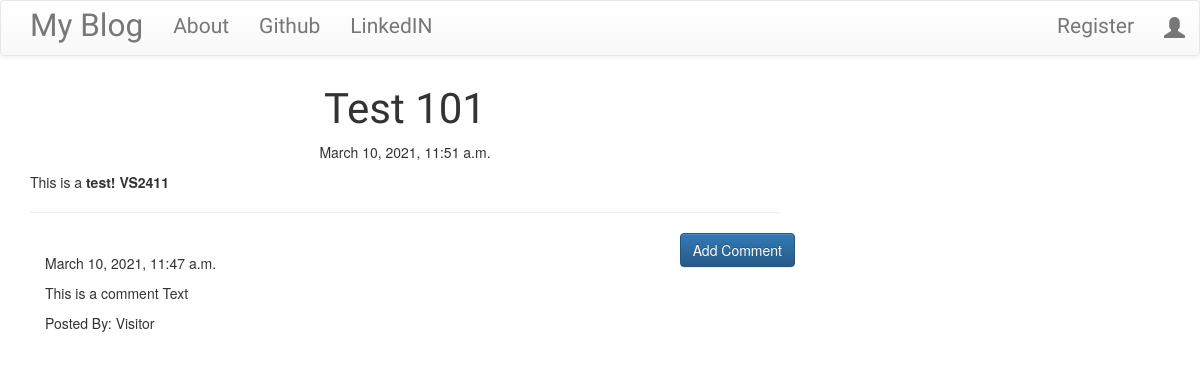
/post/1, run on an earlier commit of the app's database.
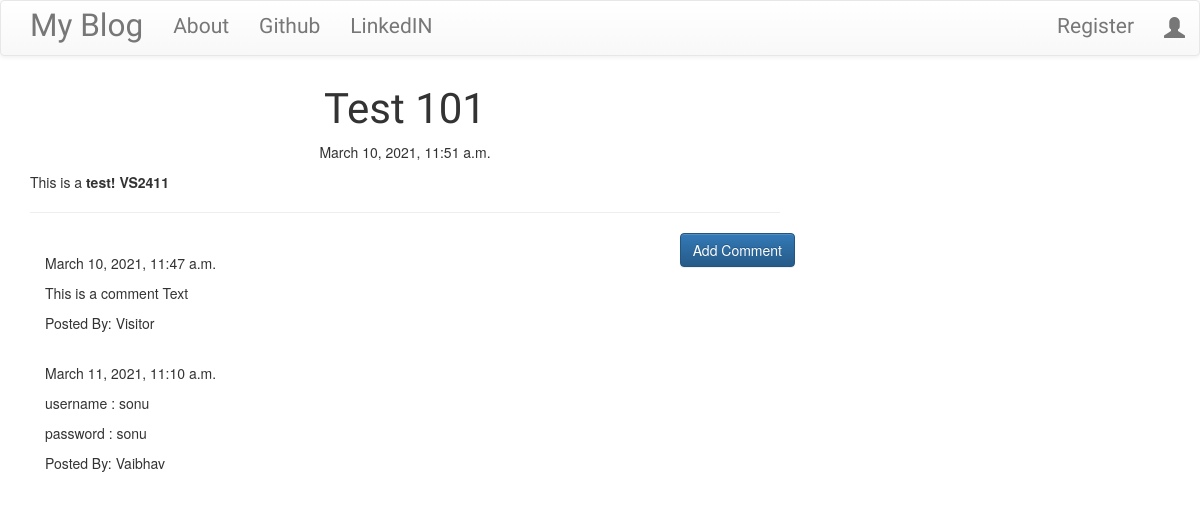
And on a later commit of the database.
### blog/models.py (models this page shows, shortened)
class Post(models.Model):
    author = models.ForeignKey('auth.User', on_delete = models.CASCADE)
    title = models.CharField(max_length = 256)
    text = models.TextField()
    created_date = models.DateTimeField(default = timezone.now)
    published_date = models.DateTimeField(blank=True,null=True)

class Comment(models.Model):
    post = models.ForeignKey('blog.Post',related_name = 'comments',on_delete=models.CASCADE)
    author = models.CharField(max_length=256)
    text = models.TextField()
    created_date = models.DateTimeField(default = timezone.now)
    approved_comment = models.BooleanField(default = False)

### blog/views.py (the view)
# urls.py: path('post/<int:pk>',views.PostDetailView.as_view(),name='post_detail'),
class PostDetailView(DetailView):
    model = Post

### blog/templates/blog/post_detail.html (shortened to what this page needs)
{% extends 'blog/base.html'%}
{%block content%}
  <h1 class="posttitle loader">{{post.title}}</h1>
  {% if post.published_date %}
    <div class="date postdate">
      {{post.published_date}}
    </div>
  {%else%}
    <a class="btn btn-default" href="{% url 'post_publish' pk=post.pk %}">Publish</a>
  {%endif%}
    <p class='postcontent'>{{post.text|safe|linebreaksbr}}</p>
    <hr>
    <a class="btn btn-primary btn-comment" href="{% url 'add_comment_to_post' pk=post.pk %}">Add Comment</a>
    <div class="container">
      {% for comment in post.comments.all%}
        <br>
        {% if user.is_authenticated or comment.approved_comment%}
          {{comment.created_date}}
            <p>{{comment.text|safe|linebreaks}}</p>
            <p>Posted By: {{comment.author}}</p>
        {%endif%}
        {%empty%}
          <p>No Comments!</p>
      {%endfor%}
    </div>
{% endblock %}

### blog/templates/blog/base.html (shortened to what this page needs)
<!DOCTYPE html>
{% load static %}
<html lang="en" dir="ltr">
  <head>
    <link rel="stylesheet" href="https://stackpath.bootstrapcdn.com/bootstrap/3.4.1/css/bootstrap.min.css">
    <link rel="stylesheet" href="https://stackpath.bootstrapcdn.com/bootstrap/3.4.1/css/bootstrap-theme.min.css">
    <link rel="stylesheet" href="//cdn.jsdelivr.net/npm/medium-editor@latest/dist/css/medium-editor.min.css" type="text/css" media="screen" charset="utf-8">
    <link rel="stylesheet" href="{% static 'css/blog.css' %}">
  </head>
  <body class="loader">
    <nav class="navbar navbar-default techfont custom-navbar">
      <div class="container">
        <ul class="nav navbar-nav">
          <li><a class="navbar-brand bigbrand" href="{% url 'post_list' %}">My Blog</a></li>
          <li><a class="nav-item nav-link" href="{% url 'about' %}">About</a></li>
          <li><a class="nav-item nav-link" href="https://www.github.com">Github</a></li>
          <li><a class="nav-item nav-link" href="https://www.linkedin.com">LinkedIN</a></li>
        </ul>
        <ul class="nav navbar-nav navbar-right">
          {% if user.is_authenticated %}
            <li><a href="{% url 'post_new' %}">New Post</a></li>
            <li><a href="{% url 'post_draft_list' %}">Drafts</a></li>
            <li><a href="{% url 'logout' %}">Logout</a></li>
            <li><a>Welcome : {{user.username}}</a></li>
          {%else%}
            <li><a href="{% url 'register' %}">Register</a></li>
            <li><a class="nav navbar-right"href="{% url 'login' %}"><span class="glyphicon glyphicon-user"></span></a></li>
          {% endif %}
        </ul>
      </div>
    </nav>
    <div class="content container">
      <div class="row">
        <div class="col-md-8">
          <div class="blog_posts">
            {% block content %}
            {% endblock %}
          </div>
        </div>
      </div>
    </div>
  </body>
</html>

### blog/static/css/blog.css (style rules this page uses)
.techfont { font-family : 'Russo One',sans-serif; font-size : 1.5em; margin-bottom : 10px; }
.bigbrand { font-size : 1.5em; }
.postdate { text-align : center; }
.posttitle { font-family : 'Russo One',sans-serif; font-size : 3em; text-align : center; }
.postcontent { font-family: 'Montserrat'; font-size : 1.5em; }
.btn-comment { position : absolute; right : 0px; }
.loader { filter:hue-rotate(0deg); color:linear-gradient(45deg,#0f8,#08f); animation:hue 10000ms infinite linear; }

What changed in the data, as far as the page shows it:
added Comment: created_date "March 11, 2021, 11:10 a.m.", text "username : sonu password : sonu", author "Vaibhav"
